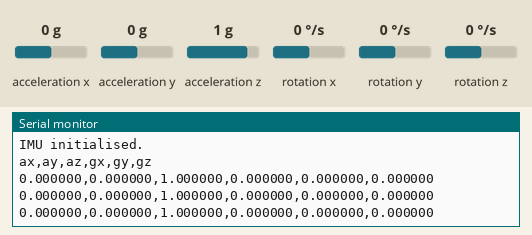
Recording of a sketch running on a simulated Arduino Uno, built with avr-gcc and run on an emulated ATmega328P. Parts: the last lines printed to the serial monitor. The inputs (shaded band) are chosen by the test bench; at power-on: acceleration x 0 g, acceleration y 0 g, acceleration z 1 g, rotation x 0 °/s, rotation y 0 °/s, rotation z 0 °/s.

Above: at 1.3 s.
1.4 s: acceleration x set to -1.4 g
At 1.9 s:
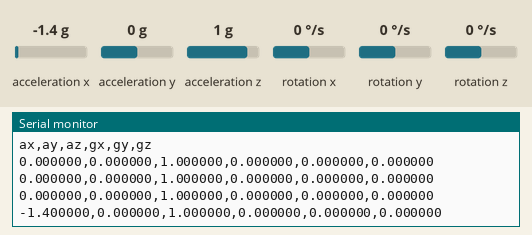
2.9 s: acceleration y set to -1.4 g
At 3.5 s:
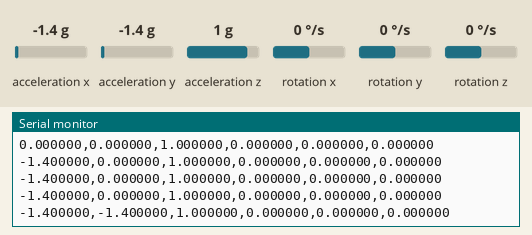
4.4 s: acceleration z set to -1.4 g
At 5.0 s:
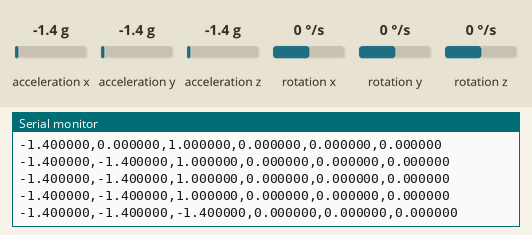
5.9 s: rotation x set to -192 °/s
At 6.5 s:
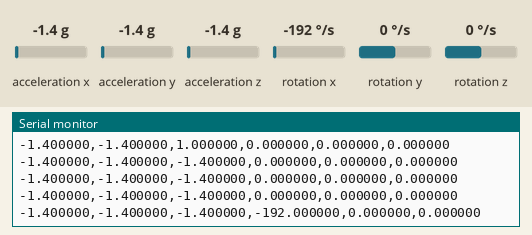
7.4 s: rotation y set to -192 °/s
At 8.0 s:
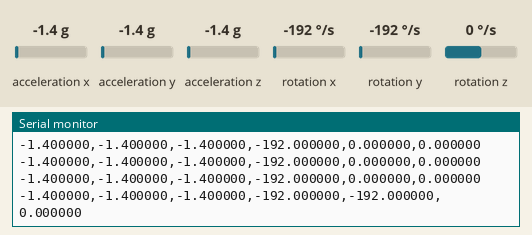

Measured:
- after the input at 1.4 s, the serial monitor: prints a new line after 0.12 s (image 1)
- after the input at 2.9 s, the serial monitor: prints a new line after 0.14 s (image 2)
- after the input at 4.4 s, the serial monitor: prints a new line after 0.16 s (image 3)
- after the input at 5.9 s, the serial monitor: prints a new line after 0.17 s (image 4)
- after the input at 7.4 s, the serial monitor: prints a new line after 0.19 s (image 5)

The sketch:

xiao_imu_serial_test_seeed.ino
```cpp
// TriSense Test 002B - XIAO nRF52840 Sense IMU Serial Test
// Uses Seeed Arduino LSM6DS3 library.

#include "LSM6DS3.h"
#include "Wire.h"

LSM6DS3 myIMU(I2C_MODE, 0x6A);

void setup() {
  Serial.begin(115200);

  while (!Serial) {
    delay(10);
  }

  Serial.println("TriSense IMU test starting...");

  if (myIMU.begin() != 0) {
    Serial.println("Failed to initialise IMU!");
    while (1) {
      delay(1000);
    }
  }

  Serial.println("IMU initialised.");
  Serial.println("ax,ay,az,gx,gy,gz");
}

void loop() {
  float ax = myIMU.readFloatAccelX();
  float ay = myIMU.readFloatAccelY();
  float az = myIMU.readFloatAccelZ();

  float gx = myIMU.readFloatGyroX();
  float gy = myIMU.readFloatGyroY();
  float gz = myIMU.readFloatGyroZ();

  Serial.print(ax, 6);
  Serial.print(",");
  Serial.print(ay, 6);
  Serial.print(",");
  Serial.print(az, 6);
  Serial.print(",");
  Serial.print(gx, 6);
  Serial.print(",");
  Serial.print(gy, 6);
  Serial.print(",");
  Serial.println(gz, 6);

  delay(500);
}
```
